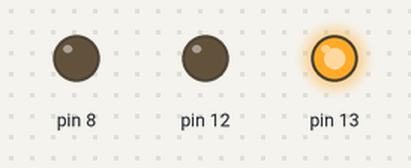
The sketch below on a simulated Arduino Uno, built with avr-gcc and run on an emulated ATmega328P. On the bench: output pins drawn as LEDs (lit = HIGH).

Above: at 1.0 s.
At 2.5 s:
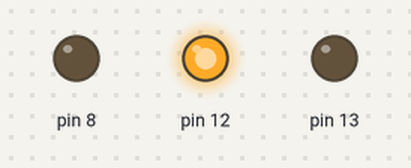
At 4.0 s:
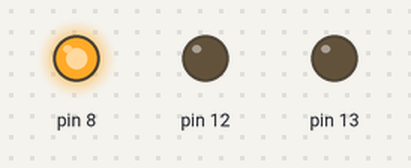
At 5.05 s:
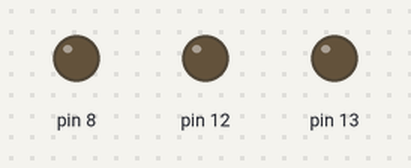
Timing chart, 0 to 6.6 s (numbered marks = the images above):
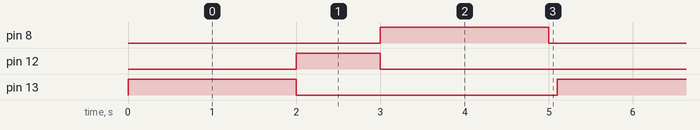

Measured:
- by itself, pin 8, pin 13: alternates HIGH for 2.0 s and LOW for 3.1 s
- by itself, pin 12: alternates HIGH for 1.0 s and LOW for 4.1 s
- by itself, everything shown: repeats every 5.1 s, in 4 steps

The sketch:

led_traffic_light2.ino
```cpp
void setup()
{
  Serial.begin(9600);
  pinMode(13,OUTPUT);
  pinMode(12,OUTPUT);
  pinMode(8,OUTPUT);
}


void loop()
{
  digitalWrite(13, HIGH);
  delay(2000); // espera de 2 segundos
  digitalWrite(13, LOW);
  digitalWrite(12, HIGH);
  delay(1000);
  digitalWrite(12, LOW);
  digitalWrite(8, HIGH);
  delay(2000);
  digitalWrite(8, LOW);
  delay(100);
}
```
